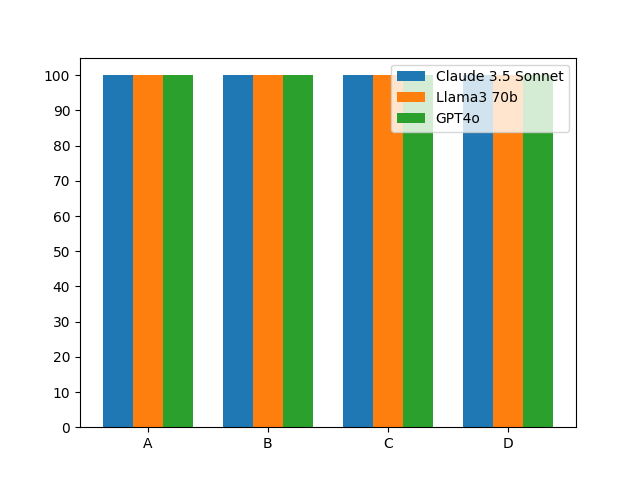

The Python source for this figure:
# Copyright (C) 2023-present The Project Contributors
#
# Licensed under the Apache License, Version 2.0 (the "License");
# you may not use this file except in compliance with the License.
# You may obtain a copy of the License at
#
#    http://www.apache.org/licenses/LICENSE-2.0
#
# Unless required by applicable law or agreed to in writing, software
# distributed under the License is distributed on an "AS IS" BASIS,
# WITHOUT WARRANTIES OR CONDITIONS OF ANY KIND, either express or implied.
# See the License for the specific language governing permissions and
# limitations under the License.

import pytest
import uuid
from typing import List
from cl.runtime.context.testing_context import TestingContext
from cl.runtime.plots.group_bar_plot import GroupBarPlot
from cl.runtime.plots.group_bar_plot_style import GroupBarPlotStyle
from cl.runtime.testing.regression_guard import RegressionGuard
from cl.convince.llms.claude.claude_llm import ClaudeLlm
from cl.convince.llms.gpt.gpt_llm import GptLlm
from cl.convince.llms.llama.fireworks.fireworks_llama_llm import FireworksLlamaLlm
from cl.convince.llms.llm import Llm
from stubs.cl.tradeentry.experiments.stub_json_utils import extract_json
from stubs.cl.tradeentry.experiments.stub_string_utils import sanitize_string
from stubs.cl.tradeentry.experiments.stub_trade_entries import stub_amortizing_swap_entry
from stubs.cl.tradeentry.experiments.stub_trade_entries import stub_basis_swap_entry
from stubs.cl.tradeentry.experiments.stub_trade_entries import stub_fixed_for_floating_swap_entry
from stubs.cl.tradeentry.experiments.stub_trade_entries import stub_floored_swap_entry

llms = [
    ClaudeLlm(llm_id="claude-3-5-sonnet-20240620"),
    FireworksLlamaLlm(llm_id="llama-v3-70b-instruct"),
    GptLlm(llm_id="gpt-4o-2024-08-06"),
]

PROMPT_TEMPLATE = """You will be given the input below in the form of description of trade entry.

Return only JSON with following keys:
* Cap - bool, true if there is a cap in this trade
* Floor - bool, true if there is a floor in this trade
* FirstLegType - enum with values Floating and Fixed,
* SecondLegType - enum with values Floating and Fixed.

Description of trade entry:
```
{input_text}
```"""


def _create_group_bar_plot(results):
    group_bar_plot = GroupBarPlot()
    group_bar_plot.bar_labels = ["Claude 3.5 Sonnet", "Llama3 70b", "GPT4o"]
    group_bar_plot.group_labels = ["A", "B", "C", "D"]
    group_bar_plot.value_ticks = list(range(0, 101, 10))
    group_bar_plot.values = results
    return group_bar_plot.create_figure()


def _is_correct_answer(answer: str, correct_answer: str) -> bool:
    sanitized_answer = sanitize_string(str(answer))
    sanitized_correct_answer = sanitize_string(correct_answer)

    return sanitized_answer == sanitized_correct_answer


def _testing_swap_leg_type(trade_description: str, run_count: int, llm: Llm) -> List[str]:

    prompt = PROMPT_TEMPLATE.format(input_text=trade_description)

    results = []
    guard = RegressionGuard(channel=llm.llm_id)
    for _ in range(run_count):
        result = llm.completion(prompt)
        guard.write(result)
        results.append(result)
    return results


def test_swap_leg_type():
    run_count = 2
    correct_answers = [
        "{'Cap': False, 'Floor': False, 'FirstLegType': 'Floating', 'SecondLegType': 'Fixed'}",
        "{'Cap': False, 'Floor': False, 'FirstLegType': 'Floating', 'SecondLegType': 'Floating'}",
        "{'Cap': False, 'Floor': True, 'FirstLegType': 'Floating', 'SecondLegType': 'Fixed'}",
        "{'Cap': False, 'Floor': False, 'FirstLegType': 'Floating', 'SecondLegType': 'Fixed'}",
    ]

    trades = [
        stub_fixed_for_floating_swap_entry,
        stub_basis_swap_entry,
        stub_floored_swap_entry,
        stub_amortizing_swap_entry,
    ]
    plot_values = []
    with TestingContext():
        for llm in llms:
            for trade, correct_answer in zip(trades, correct_answers):
                results = _testing_swap_leg_type(trade, run_count, llm)

                correct_answers_count = 0
                for result in results:
                    extracted_output = extract_json(result)
                    correct_answers_count += int(_is_correct_answer(extracted_output, correct_answer))
                plot_values.append(round(correct_answers_count / run_count * 100, 2))

        fig = _create_group_bar_plot(plot_values)

    fig.savefig("test_swap_leg_type.png")
    RegressionGuard.verify_all()


if __name__ == "__main__":
    pytest.main([__file__])
